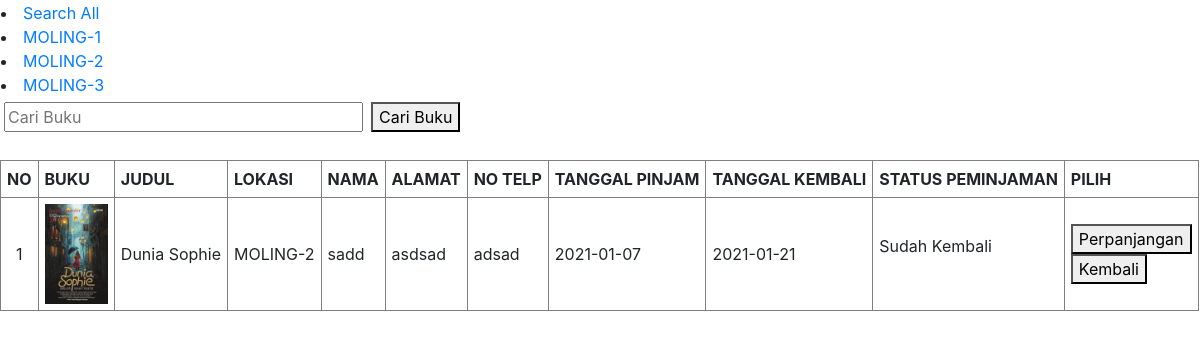
Page /peminjaman.php?moling=MOLING-2 on the committed database.
### tables this page shows
CREATE TABLE `peminjaman` (
  `id_pinjam` int(11) NOT NULL,
  `id_buku` int(10) NOT NULL,
  `nama_peminjam` varchar(50) NOT NULL,
  `alamat_peminjam` varchar(100) NOT NULL,
  `notelp_peminjam` varchar(20) NOT NULL,
  `tanggal_pinjam` date NOT NULL,
  `tanggal_kembali` date NOT NULL,
  `status_peminjaman` varchar(50) NOT NULL
);

CREATE TABLE `buku` (
  `id` int(11) NOT NULL,
  `judul` varchar(100) DEFAULT NULL,
  `penulis` varchar(50) DEFAULT NULL,
  `tahun` varchar(10) DEFAULT NULL,
  `penerbit` varchar(80) DEFAULT NULL,
  `lokasi` varchar(100) DEFAULT NULL,
  `status` varchar(20) DEFAULT NULL,
  `cover` varchar(100) DEFAULT NULL
);

### function.php (called while the page is built, shortened)
<?php
$conn = mysqli_connect("localhost", "root", "", "sahabat_literasi");
function query($query)
{
   global $conn;
   $result = mysqli_query($conn, $query);
   $record = [];
   while ($data = mysqli_fetch_assoc($result)) {
      $record[] = $data;
   }
   return $record;
}

### peminjaman.php (the view, shortened to what this page needs)
<?php
require "function.php";
global $conn;
$peminjaman = query("SELECT * FROM peminjaman, buku WHERE peminjaman.id_buku = buku.id;");
$moling_select = query("SELECT * FROM peminjaman, buku group by buku.lokasi asc;");
if (isset($_GET["moling"])) {
   $lokasi = $_GET['moling'];
   $peminjaman_filter = query("SELECT * FROM peminjaman, buku WHERE peminjaman.id_buku = buku.id AND buku.lokasi = '$lokasi' group by buku.lokasi asc");
} else {
   echo mysqli_error($conn);
}
?>
<!DOCTYPE html>
<html lang="en">
<head>
   <link rel="stylesheet" href="css/bootstrap/bootstrap.css">
   <link rel="stylesheet" href="css/bootstrap/bootstrap.min.css">
</head>
<body>
   <form action="" method="post">
      <table border="0 px">
         <tr>
            <td>
               <li><a href="peminjaman.php">Search All</a></li>
               <?php foreach ($moling_select as $data) : ?>
                  <li><a href="peminjaman.php?moling=<?= $data['lokasi']; ?>"><?= $data['lokasi'] ?></a></li>
               <?php endforeach; ?>
            </td>
         </tr>
      </table>
   </form>
   <form action="" method="post">
      <table border="0px" cellspacing="0px" cellpadding="4px">
         <tr>
            <td><input type="text" name="cari" size="30px" autofocus placeholder="Cari Buku" autocomplete="off" id="search"></td>
            <td>
               <button type="submit" name="submitcari" id="submitcari">Cari Buku</button>
            </td>
         </tr>
      </table>
      <br>
   </form>
   <table border="1px" cellpadding="6px">
      <tr>
         <th>NO</th>
         <th>BUKU</th>
         <th>JUDUL</th>
         <th>LOKASI</th>
         <th>NAMA</th>
         <th>ALAMAT</th>
         <th>NO TELP</th>
         <th>TANGGAL PINJAM</th>
         <th>TANGGAL KEMBALI</th>
         <th>STATUS PEMINJAMAN</th>
         <th>PILIH</th>
      </tr>
      <?php if (isset($_GET['moling'])) : ?>
         <?php $i = 1;
         foreach ($peminjaman_filter as $pmj) : ?>
            <tr>
               <td align="center"><?= $i ?></td>
               <td align="center"><img width="auto" height="100px" src="images/<?= $pmj["judul"]; ?>/<?= $pmj["cover"] ?>" alt="<?= $pmj["cover"] ?>"></td>
               <td><?= $pmj["judul"]; ?></td>
               <td><?= $pmj["lokasi"]; ?></td>
               <td><?= $pmj["nama_peminjam"]; ?></td>
               <td><?= $pmj["alamat_peminjam"]; ?></td>
               <td><?= $pmj["notelp_peminjam"]; ?></td>
               <td><?= $pmj["tanggal_pinjam"]; ?></td>
               <td><?= $pmj["tanggal_kembali"]; ?></td>
               <?php
               $tanggal_kembali_timestamp = strtotime($pmj['tanggal_kembali']);
               $tanggal_kembali = date('Y-m-d', $tanggal_kembali_timestamp);
               $curdate = date('Y-m-d', time());
               $hari_kelebihan = date('d', time()) - date('d', $tanggal_kembali_timestamp);
               ?>
               <?php if ($tanggal_kembali < $curdate) : ?>
                  <td>Denda
                     <p>Terlambat: <?= $hari_kelebihan ?> Hari </p>
                     <p>Total Denda: Rp. <?= $hari_kelebihan * 3000 ?></p>
                  </td>
               <?php else : ?>
                  <td><?= $pmj["status_peminjaman"]; ?> <p></p>
                  </td>
               <?php endif; ?>
               <td>
                  <?php if ($tanggal_kembali > $curdate) : ?>
                     <form action="" method="post">
                        <button type="submit" id="update_pengembalian" name="update_pengembalian">Perpanjangan</button>
                     </form>
                  <?php else : ?>
                     <p>Dibayar boz dendae</p>
                  <?php endif; ?>
                  <form action="" method="post">
                     <button type="submit" id="dikembalikan" name="dikembalikan">Kembali</button>
                  </form>
               </td>
            </tr>
         <?php $i++;
         endforeach ?>
      <?php endif ?>
   </table>
</body>
</html>

### rows in the picture
peminjaman: buku.lokasi "MOLING-1", id_buku.lokasi "MOLING-2", buku.lokasi "MOLING-3", id_buku.cover (picture), id_buku.judul "Dunia Sophie", nama_peminjam "sadd", alamat_peminjam "asdsad", notelp_peminjam "adsad", tanggal_pinjam "2021-01-07", tanggal_kembali "2021-01-21", status_peminjaman "Sudah Kembali"
